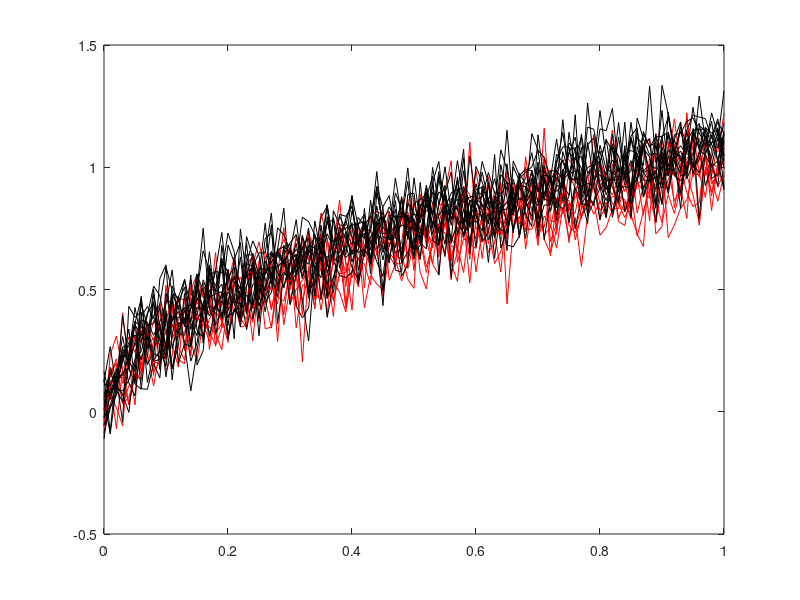

Recreate this plot in MATLAB. (Note: this script raises an error after producing the figure.)
%Permutation test
%(C) 2022 Jan 26 Moo K. Chung
%University of Wisconsin-Madison

t=[0:0.01:1];
for i=1:10
    x(i,:)=sqrt(t)+normrnd(0, 0.1,1,length(t));
end

for i=1:15
    y(i,:)=sqrt(1.2*t)+normrnd(0, 0.1,1,length(t));
end

figure; plot(t,x, 'r')
hold on; plot(t,y, '-k')


%Don't overwrite variables. Cause of most errors in programming. 
for i=1:10
    x(i,:) = smooth(x(i,:),20); %smooth.m uses the moving average method with span 10
end

for i=1:15
    y(i,:) = smooth(y(i,:),20);
end

figure; plot(t,x, 'r');
hold on; plot(t,y, '-k');


tic
per_s=100000;

m=size(x,1); %sample size in group I
n=size(y,1); %sample size in group II
z=[x; y];  %Combine the data


for i=1:per_s %each iteration gives a permutation
    zper=z(randperm(m+n),:); %random permutation of data z.
    xper=zper(1:m,:);yper=zper(m+1:m+n,:); %permuted data is split into group 1 and 2
    stat_s(i,:)=max(abs(mean(xper)-mean(yper)));
    
    %stat_s(i,:)=(mean(x)-mean(y)).*sqrt(m*n*(m+n-2)./((m+n)*((m-1)*var(x)+(n-1)*var(y)))); %t-stat
end

toc

observed_distance = max(abs(mean(x)-mean(y)))

figure; histogram(stat_s,100);
hold on; plot([observed_distance observed_distance],[0 10000],'--r','linewidth',2);

pvalue = online_pvalue(stat_s, observed_distance); %pvalue is computed in an online fashion. 
pvalue=pvalue(end)


% Self-asseemnet problem: (1) If you incrase 
% the amount of smoothing, you will get 
% smaller p-value in most cases, incrasing 
% discrimination power). Check this claim. 
% (2) Can you prove the claim mathematically? 
% --> Project










